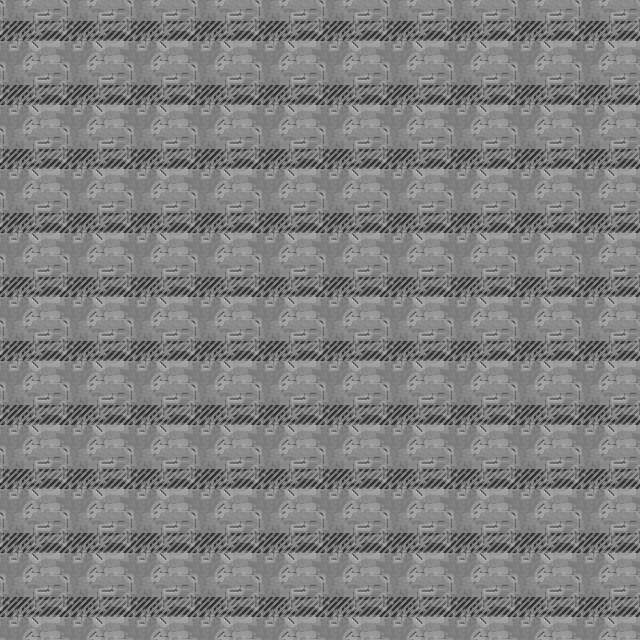

The image is a tile-based game level rendered from a .tmx file. Its description and source (layers, tilesets, objects; grid data summarised) follow:
An orthogonal 10x10 tile map with 64x64 px tiles, 3 tile layers (Background, Dynamic_Obstacles, Walls).

<map version="1.0" orientation="orthogonal" renderorder="right-down" width="10" height="10" tilewidth="64" tileheight="64" nextobjectid="1">
 <tileset firstgid="1" name="64pxTileSet" tilewidth="64" tileheight="64">
  <image source="../64pxTileSet.png" width="1472" height="128" />
 </tileset>
 <layer name="Background" width="10" height="10">
  <data>[100 cells, 100 non-empty, 1 distinct tile ids]</data>
 </layer>
 <layer name="Dynamic_Obstacles" width="10" height="10">
  <data>[100 cells, 0 non-empty, 0 distinct tile ids]</data>
 </layer>
 <layer name="Walls" width="10" height="10">
  <data>[100 cells, 0 non-empty, 0 distinct tile ids]</data>
 </layer>
</map>